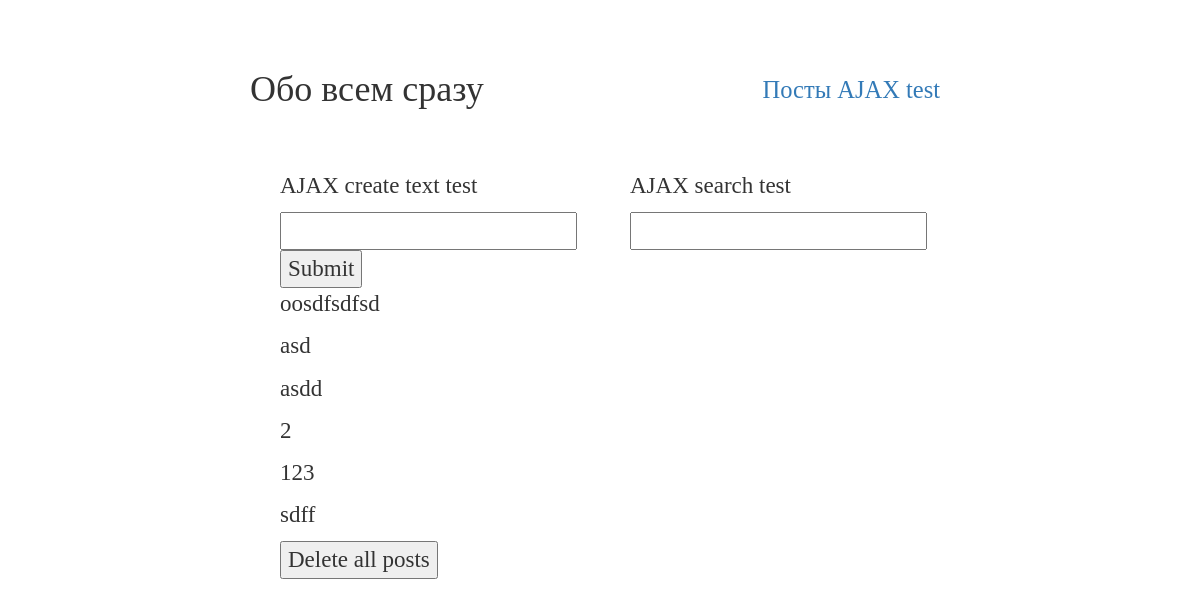
Before: /blog/submit/ with the older database file.
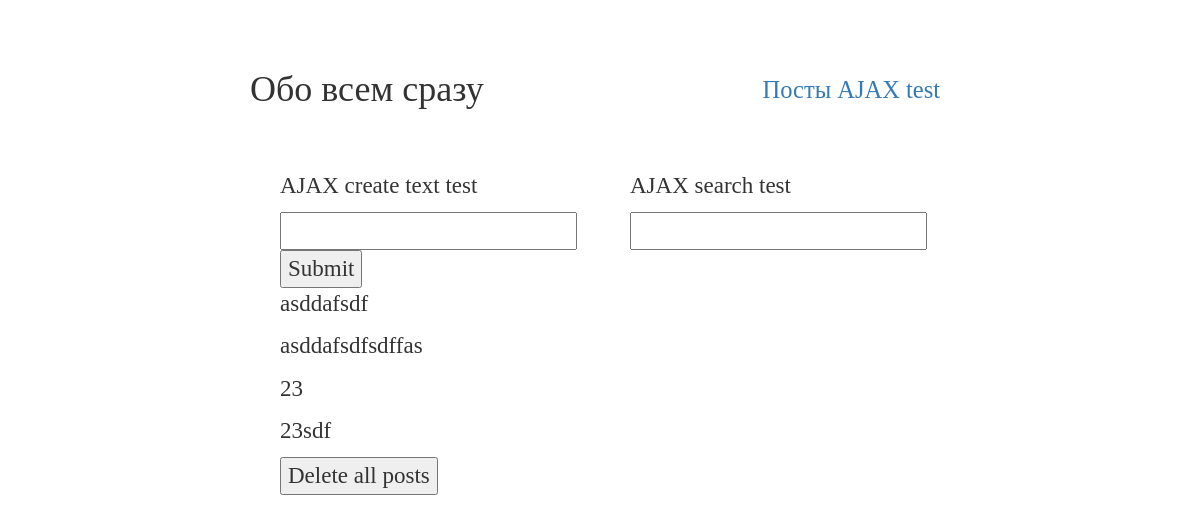
After: the same page with the newer database file.
### blog/models.py (models this page shows)
class SomeText(models.Model):
	text = models.TextField()

### blog/views.py (the view)
# urls.py: url(r'submit/',submit_ajax),
def submit_ajax(request):
	text_list = SomeText.objects.all()
	response_data = {}
	if request.method == "POST":
		a = request.POST.get('the_post')
		SomeText(text=a).save()
		response_data['text'] = a
		return JsonResponse(response_data)
	return render(request,'blog/ajax.html',{'text_list':text_list})

### blog/templates/blog/ajax.html (shortened to what this page needs)
{% extends 'blog/base.html' %}
{% block content %}
<div class="container">
  <div class="row" style="padding-top:50px;">
    <div class="col-sm-6">
      <p>AJAX create text test</p>
      <form id="ajax-test" action="/blog/submit/" method="post">
        <input id="text" name="name" autocomplete="off">
        <button type="submit" name="button">Submit</button>
      </form>
      <div id="text_list">
      {% for x in text_list %}
        <p class="post">{{x.text}}</p>
      {% endfor %}
      </div>
      <button id='delete_posts' type="submit" name="button">Delete all posts</button>
    </div>
    <div class="col-sm-6">
      <p>AJAX search test</p>
      <input id="search_text" name="name" autocomplete="off">
    </div>
  </div>
</div>
{% endblock %}

### blog/templates/blog/base.html (shortened to what this page needs)
<!DOCTYPE html>
{% load staticfiles %}
<html lang="ru">
    <head>
<link rel="stylesheet" href="https://maxcdn.bootstrapcdn.com/bootstrap/3.3.7/css/bootstrap.min.css">
    </head>
<body>
<div class='container-narrow'>
  <div class="header" style="display:inline">
<ul class="ul-nav pull-right">
        <li><a href="/blog/" class="nav-list-button">Посты</a></li>
        <li><a href="/blog/submit/">AJAX test</a></li>
</ul>
  <h1>Обо всем сразу</h3>
    </div>
    <div class="container">
         {% block content %}Empty page{% endblock %}
    </div>
  </div>
</body>
</html>

### blog/templates/blog/base.html (style rules this page uses)
body { line-height: 1.4;font-size: 2.3rem;font-family: "Droid Serif", serif;padding-top:50px;padding-bottom:40px; }
.container-narrow { margin:0 auto;max-width:700px; }
.container { word-break: break-all;max-width:700px }
a.nav-list-button { background-color: white }
ul.ul-nav { list-style:none; line-height: 40px; font-size: 24.5px; margin-right: 10px; }
ul.ul-nav li { display: inline; }

Changed rows visible on the page:
removed SomeText: text "oosdfsdfsd"
removed SomeText: text "asd"
removed SomeText: text "asdd"
removed SomeText: text "2"
removed SomeText: text "123"
removed SomeText: text "sdff"
added SomeText: text "asddafsdf"
added SomeText: text "asddafsdfsdffas"
added SomeText: text "23"
added SomeText: text "23sdf"
